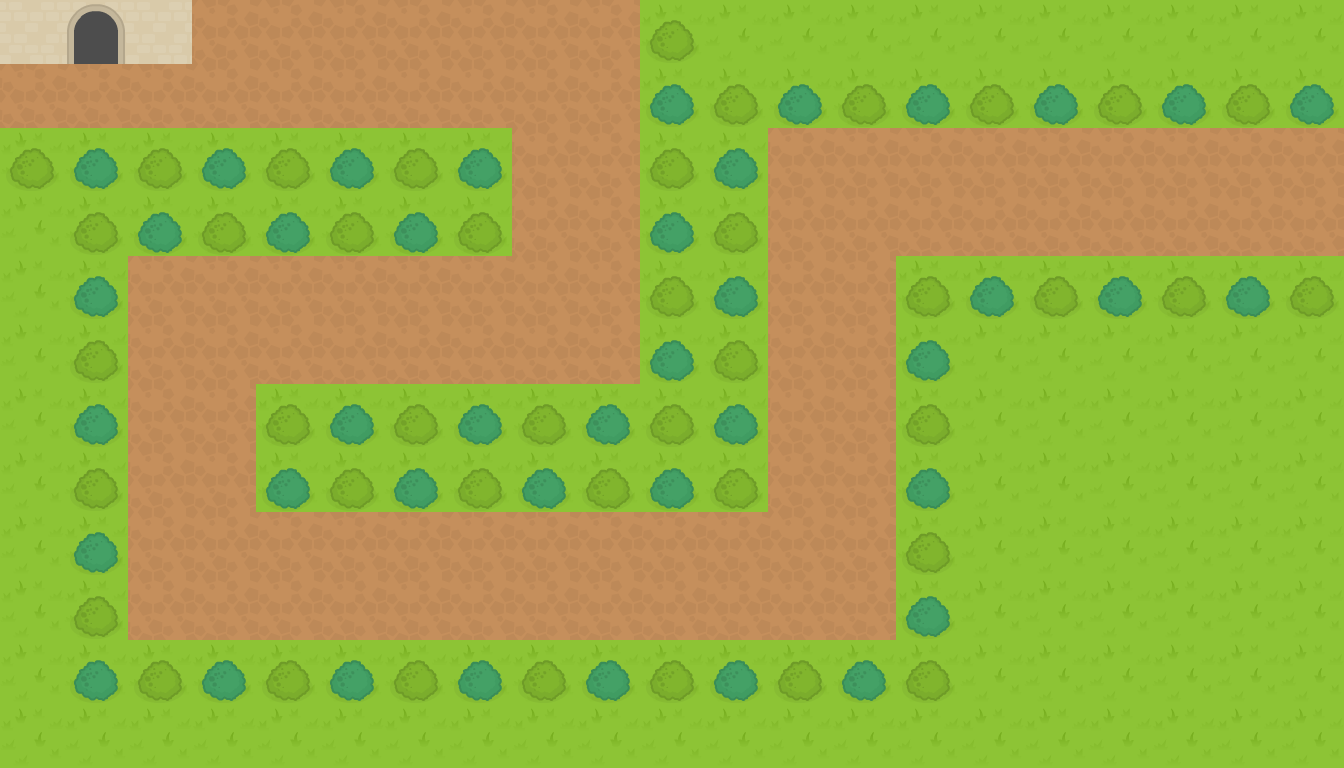

Tiled map render using the project's own tile images. Description and the whole map definition, tile-layer contents included, below:
An orthogonal 21x12 tile map with 64x64 px tiles, 3 tile layers (Tile Layer 1, Tile Layer 2, Tile Layer 3), 6 tilesets.

<map version="1.2" tiledversion="1.3.5" orientation="orthogonal" renderorder="right-down" width="21" height="12" tilewidth="64" tileheight="64" infinite="0" nextlayerid="6" nextobjectid="1">
 <tileset firstgid="1" source="Dragonsmaps/rpgTile040.tsx" />
 <tileset firstgid="2" name="rpgTile024" tilewidth="64" tileheight="64" tilecount="1" columns="1">
  <image source="Dragonsmaps/rpgTile024.png" width="64" height="64" />
 </tileset>
 <tileset firstgid="3" name="rpgTile155" tilewidth="64" tileheight="64" tilecount="1" columns="1">
  <image source="Dragonsmaps/rpgTile155.png" width="64" height="64" />
 </tileset>
 <tileset firstgid="4" name="rpgTile159" tilewidth="64" tileheight="64" tilecount="1" columns="1">
  <image source="Dragonsmaps/rpgTile159.png" width="64" height="64" />
 </tileset>
 <tileset firstgid="5" name="rpgTile169" tilewidth="64" tileheight="64" tilecount="1" columns="1">
  <image source="Dragonsmaps/rpgTile169.png" width="64" height="64" />
 </tileset>
 <tileset firstgid="6" name="rpgTile052" tilewidth="64" tileheight="64" tilecount="1" columns="1">
  <image source="Dragonsmaps/rpgTile052.png" width="64" height="64" />
 </tileset>
 <layer id="1" name="Tile Layer 1" width="21" height="12">
  <data encoding="csv">
2,2,2,2,2,2,2,2,2,2,1,1,1,1,1,1,1,1,1,1,1,
2,2,2,2,2,2,2,2,2,2,1,1,1,1,1,1,1,1,1,1,1,
1,1,1,1,1,1,1,1,2,2,1,1,2,2,2,2,2,2,2,2,2,
1,1,1,1,1,1,1,1,2,2,1,1,2,2,2,2,2,2,2,2,2,
1,1,2,2,2,2,2,2,2,2,1,1,2,2,1,1,1,1,1,1,1,
1,1,2,2,2,2,2,2,2,2,1,1,2,2,1,1,1,1,1,1,1,
1,1,2,2,1,1,1,1,1,1,1,1,2,2,1,1,1,1,1,1,1,
1,1,2,2,1,1,1,1,1,1,1,1,2,2,1,1,1,1,1,1,1,
1,1,2,2,2,2,2,2,2,2,2,2,2,2,1,1,1,1,1,1,1,
1,1,2,2,2,2,2,2,2,2,2,2,2,2,1,1,1,1,1,1,1,
1,1,1,1,1,1,1,1,1,1,1,1,1,1,1,1,1,1,1,1,1,
1,1,1,1,1,1,1,1,1,1,1,1,1,1,1,1,1,1,1,1,1
</data>
 </layer>
 <layer id="4" name="Tile Layer 2" width="21" height="12">
  <data encoding="csv">
6,6,6,0,0,0,0,0,0,0,3,0,0,0,0,0,0,0,0,0,0,
0,0,0,0,0,0,0,0,0,0,4,3,4,3,4,3,4,3,4,3,4,
3,4,3,4,3,4,3,4,0,0,3,4,0,0,0,0,0,0,0,0,0,
0,3,4,3,4,3,4,3,0,0,4,3,0,0,0,0,0,0,0,0,0,
0,4,0,0,0,0,0,0,0,0,3,4,0,0,3,4,3,4,3,4,3,
0,3,0,0,0,0,0,0,0,0,4,3,0,0,4,0,0,0,0,0,0,
0,4,0,0,3,4,3,4,3,4,3,4,0,0,3,0,0,0,0,0,0,
0,3,0,0,4,3,4,3,4,3,4,3,0,0,4,0,0,0,0,0,0,
0,4,0,0,0,0,0,0,0,0,0,0,0,0,3,0,0,0,0,0,0,
0,3,0,0,0,0,0,0,0,0,0,0,0,0,4,0,0,0,0,0,0,
0,4,3,4,3,4,3,4,3,4,3,4,3,4,3,0,0,0,0,0,0,
0,0,0,0,0,0,0,0,0,0,0,0,0,0,0,0,0,0,0,0,0
</data>
 </layer>
 <layer id="5" name="Tile Layer 3" width="21" height="12">
  <data encoding="csv">
0,5,0,0,0,0,0,0,0,0,0,0,0,0,0,0,0,0,0,0,0,
0,0,0,0,0,0,0,0,0,0,0,0,0,0,0,0,0,0,0,0,0,
0,0,0,0,0,0,0,0,0,0,0,0,0,0,0,0,0,0,0,0,0,
0,0,0,0,0,0,0,0,0,0,0,0,0,0,0,0,0,0,0,0,0,
0,0,0,0,0,0,0,0,0,0,0,0,0,0,0,0,0,0,0,0,0,
0,0,0,0,0,0,0,0,0,0,0,0,0,0,0,0,0,0,0,0,0,
0,0,0,0,0,0,0,0,0,0,0,0,0,0,0,0,0,0,0,0,0,
0,0,0,0,0,0,0,0,0,0,0,0,0,0,0,0,0,0,0,0,0,
0,0,0,0,0,0,0,0,0,0,0,0,0,0,0,0,0,0,0,0,0,
0,0,0,0,0,0,0,0,0,0,0,0,0,0,0,0,0,0,0,0,0,
0,0,0,0,0,0,0,0,0,0,0,0,0,0,0,0,0,0,0,0,0,
0,0,0,0,0,0,0,0,0,0,0,0,0,0,0,0,0,0,0,0,0
</data>
 </layer>
</map>
